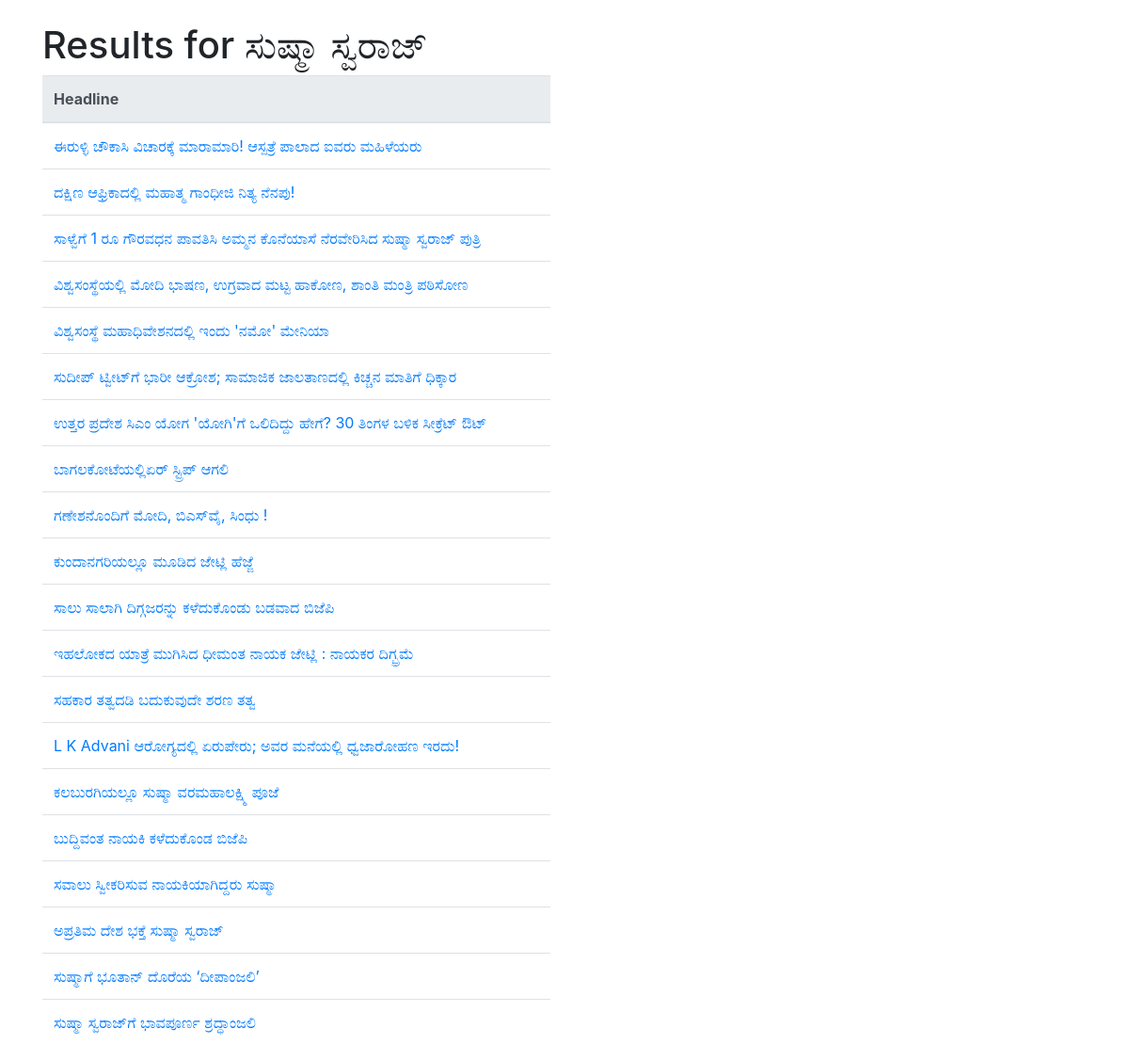
The app's page /54c7ffe3-f2c3-4991-869b-b60e458ed28b/ with its own data.
### main/models.py (models this page shows, shortened)
class EntryItem(models.Model):
    unique_id = models.CharField(primary_key = True, max_length=100)
    task_id = models.CharField(max_length=100)
    keyword = models.CharField(max_length=40)
    status = models.CharField(max_length=10)
    date = models.DateTimeField(default = timezone.now)
    class Meta:
        ordering = ["-date"]

class ArticleItem(models.Model):
    entry = models.CharField(max_length=100)
    url = models.CharField(max_length=200)
    headline = models.CharField(max_length=100)
    content = models.TextField()

### main/views.py (the view)
# urls.py: path("<pk>/", views.ListArticles, name="list"),
def ListArticles(request, pk):
    keyword = EntryItem.objects.get(pk=pk).keyword
    return render(request, 'main/list.html', {'keyword': keyword, 'objects': ArticleItem.objects.filter(entry=pk)})

### main/templates/main/list.html (shortened to what this page needs)
<!DOCTYPE html>
<html>
<head>
    <link rel="stylesheet" href="https://stackpath.bootstrapcdn.com/bootstrap/4.3.1/css/bootstrap.min.css">
</head>
<body>
    <div class = 'container pt-4'>
        <div class="row">
            <div class="col-6">
                <h1>Results for {{ keyword }}</h1>
                <table class='table align-items-center table-flush'>
                    <thead class='thead-light'>
                        <tr>
                            <th>Headline</th>
                        </tr>
                    </thead>
                    <tbody>
                        {% for item in objects.all %}
                        <tr>
                            <td><a href="{{ item.url }}">{{ item.headline }}</a></td>
                        </tr>
                        {% endfor %}
                    </tbody>
                </table>
            </div>
        </div>
    </div>
</body>
</html>

### records on screen
EntryItem: keyword "ಸುಷ್ಮಾ ಸ್ವರಾಜ್"
ArticleItem: headline "ಈರುಳ್ಳಿ ಚೌಕಾಸಿ ವಿಚಾರಕ್ಕೆ ಮಾರಾಮಾರಿ! ಆಸ್ಪತ್ರೆ ಪಾಲಾದ ಐವರು ಮಹಿಳೆಯರು"
ArticleItem: headline "ದಕ್ಷಿಣ ಆಫ್ರಿಕಾದಲ್ಲಿ ಮಹಾತ್ಮ ಗಾಂಧೀಜಿ ನಿತ್ಯ ನೆನಪು!"
ArticleItem: headline "ಸಾಳ್ವೆಗೆ 1 ರೂ ಗೌರವಧನ ಪಾವತಿಸಿ ಅಮ್ಮನ ಕೊನೆಯಾಸೆ ನೆರವೇರಿಸಿದ ಸುಷ್ಮಾ ಸ್ವರಾಜ್ ಪುತ್ರಿ"
ArticleItem: headline "ವಿಶ್ವಸಂಸ್ಥೆಯಲ್ಲಿ ಮೋದಿ ಭಾಷಣ, ಉಗ್ರವಾದ ಮಟ್ಟ ಹಾಕೋಣ, ಶಾಂತಿ ಮಂತ್ರಿ ಪಠಿಸೋಣ"
ArticleItem: headline "ವಿಶ್ವಸಂಸ್ಥೆ ಮಹಾಧಿವೇಶನದಲ್ಲಿ ಇಂದು 'ನಮೋ' ಮೇನಿಯಾ"
ArticleItem: headline "ಸುದೀಪ್ ಟ್ವೀಟ್‌ಗೆ ಭಾರೀ ಆಕ್ರೋಶ; ಸಾಮಾಜಿಕ ಜಾಲತಾಣದಲ್ಲಿ ಕಿಚ್ಚನ ಮಾತಿಗೆ ಧಿಕ್ಕಾರ"
ArticleItem: headline "ಉತ್ತರ ಪ್ರದೇಶ ಸಿಎಂ ಯೋಗ 'ಯೋಗಿ'ಗೆ ಒಲಿದಿದ್ದು ಹೇಗೆ? 30 ತಿಂಗಳ ಬಳಿಕ ಸೀಕ್ರೆಟ್ ಔಟ್"
ArticleItem: headline "ಬಾಗಲಕೋಟೆಯಲ್ಲಿಏರ್‌ ಸ್ಟ್ರಿಪ್‌ ಆಗಲಿ"
ArticleItem: headline "ಗಣೇಶನೊಂದಿಗೆ ಮೋದಿ, ಬಿಎಸ್‌ವೈ, ಸಿಂಧು !"
ArticleItem: headline "ಕುಂದಾನಗರಿಯಲ್ಲೂ ಮೂಡಿದ ಜೇಟ್ಲಿ ಹೆಜ್ಜೆ"
ArticleItem: headline "ಸಾಲು ಸಾಲಾಗಿ ದಿಗ್ಗಜರನ್ನು ಕಳೆದುಕೊಂಡು ಬಡವಾದ ಬಿಜೆಪಿ"
ArticleItem: headline "ಇಹಲೋಕದ ಯಾತ್ರೆ ಮುಗಿಸಿದ ಧೀಮಂತ ನಾಯಕ ಜೇಟ್ಲಿ : ನಾಯಕರ ದಿಗ್ಭ್ರಮೆ"
ArticleItem: headline "ಸಹಕಾರ ತತ್ವದಡಿ ಬದುಕುವುದೇ ಶರಣ ತತ್ವ"
ArticleItem: headline "L K Advani ಆರೋಗ್ಯದಲ್ಲಿ ಏರುಪೇರು; ಅವರ ಮನೆಯಲ್ಲಿ ಧ್ವಜಾರೋಹಣ ಇರದು!"
ArticleItem: headline "ಕಲಬುರಗಿಯಲ್ಲೂ ಸುಷ್ಮಾ ವರಮಹಾಲಕ್ಷ್ಮಿ ಪೂಜೆ"
ArticleItem: headline "ಬುದ್ದಿವಂತ ನಾಯಕಿ ಕಳೆದುಕೊಂಡ ಬಿಜೆಪಿ"
ArticleItem: headline "ಸವಾಲು ಸ್ವೀಕರಿಸುವ ನಾಯಕಿಯಾಗಿದ್ದರು ಸುಷ್ಮಾ"
ArticleItem: headline "ಅಪ್ರತಿಮ ದೇಶ ಭಕ್ತೆ ಸುಷ್ಮಾ ಸ್ವರಾಜ್‌"
ArticleItem: headline "ಸುಷ್ಮಾಗೆ ಭೂತಾನ್‌ ದೊರೆಯ ‘ದೀಪಾಂಜಲಿ’"
ArticleItem: headline "ಸುಷ್ಮಾ ಸ್ವರಾಜ್‌ಗೆ ಭಾವಪೂರ್ಣ ಶ್ರದ್ಧಾಂಜಲಿ"
